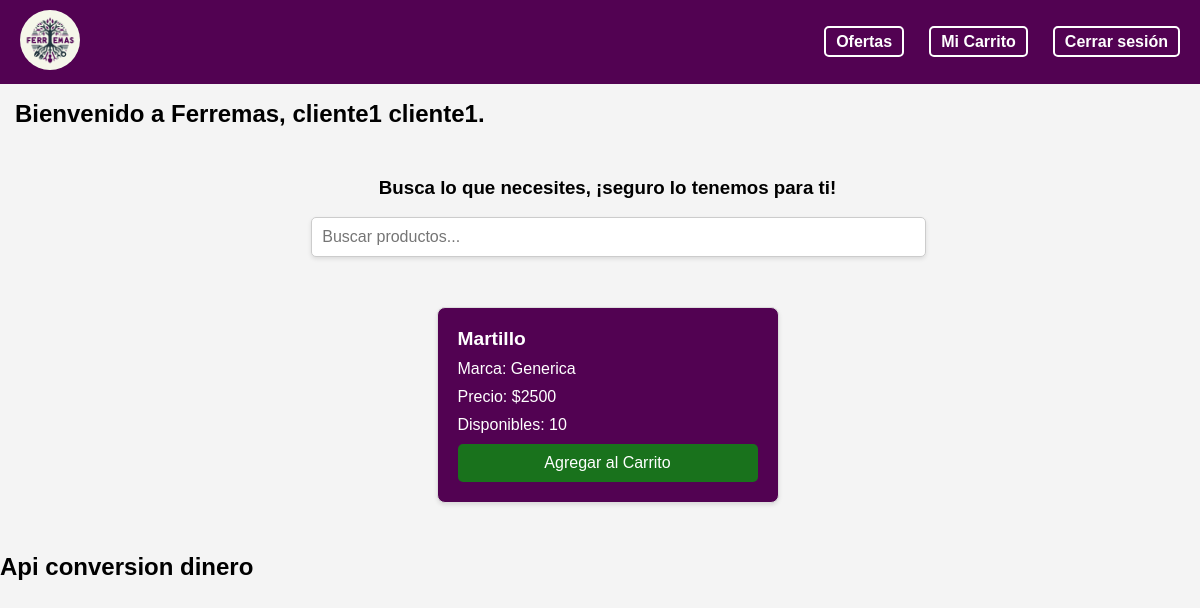
/cli_home/ (signed in), run on an earlier commit of the app's database.
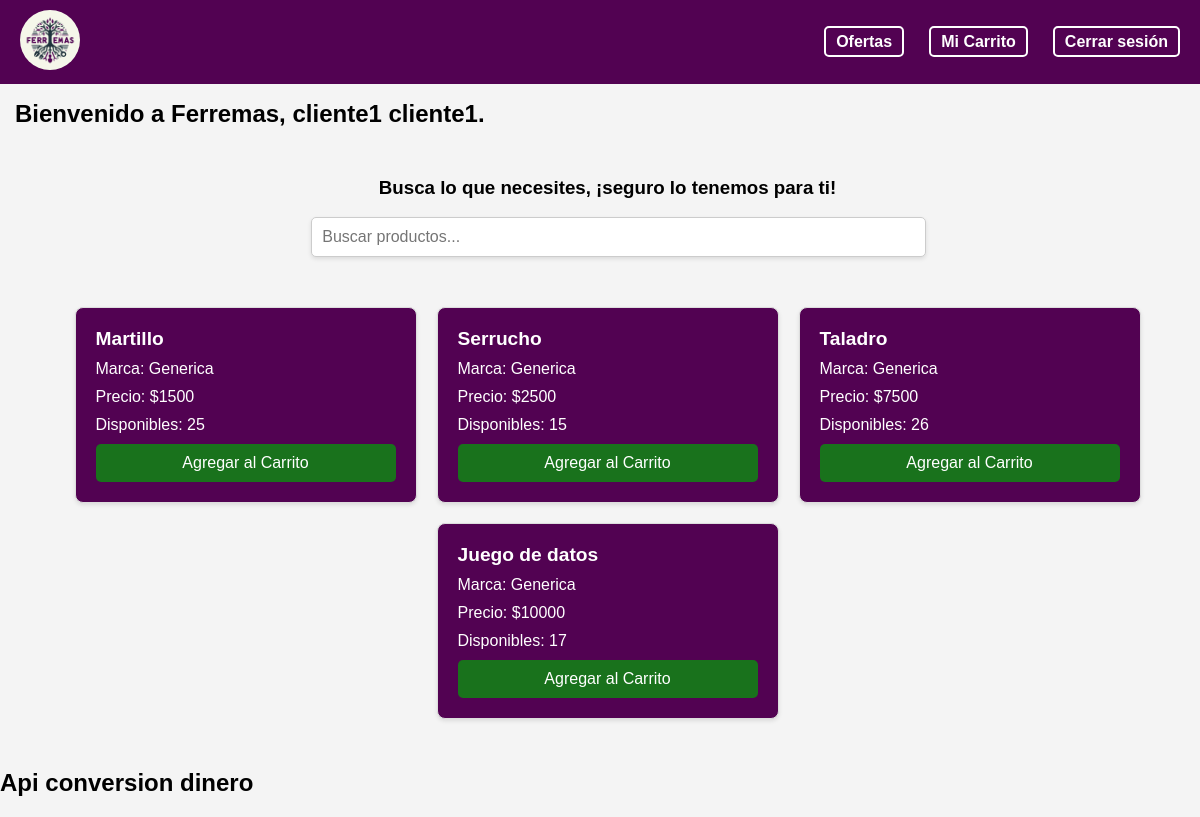
And on a later commit of the database.
### myapp/models.py (models this page shows, shortened)
class Cliente(models.Model):
    cli_id = models.AutoField(primary_key=True)
    cli_name = models.CharField(max_length=15, null=False)
    cli_lastname = models.CharField(max_length=20, null=False)
    cli_password = models.CharField(max_length=20, null=False, default="admin")
    cli_mail = models.EmailField(null=False)
    cli_fono = models.IntegerField(null=False)
    rol = models.ForeignKey(Rol, on_delete=models.CASCADE)
    def __str__(self):
        return self.rol.rol_id + ' - ' + self.cli_name +' '+ self.cli_lastname

class Inventario(models.Model):
    prod_id = models.AutoField(primary_key=True)
    prod_nom = models.CharField(max_length=50)
    prod_marca = models.CharField(max_length=25)
    prod_prec= models.IntegerField()
    catProd_nom = models.ForeignKey(CategoriaProducto, on_delete=models.CASCADE)
    inv_cantTotal = models.IntegerField(default=0)

### myapp/views.py (the view)
# urls.py: path('cli_home/', views.cli_home, name='cli_home'),
def cli_home(request):
    try:
        cliente = Cliente.objects.get(cli_id=request.session['user_id'])
        print("Cliente ID from session:", request.session.get('user_id'))
        print("Cliente Profile for current user:", cliente)
    except Cliente.DoesNotExist:
        return JsonResponse({'error': 'Cliente no encontrado'})
    productos= Inventario.objects.all()
    return render(request, 'cliente/cli_home.html', {'cliente': cliente , 'productos': productos})

### myapp/templates/cliente/cli_home.html (shortened to what this page needs)
{% load static %}
<!DOCTYPE html>
<html lang="en">
<head>
    <link rel="stylesheet" href="{% static '/styles/nav.css' %}" />
    <link rel="stylesheet" href="{% static '/styles/cliente/productos.css' %}" />
</head>
<body>
    <header>
        <nav>
            <div class="navbar">
            <div class="logo">
                <a href="/cli_home">
                <img src="{% static '/logo/LogoFerremas.png' %}" alt="Logo" />
                </a>
            </div>
            <div class="nav-items">
                <ul>
                <li><a href="#" id="ofertas-link"> Ofertas</a></li>
                <li><a href="/cli_carrito" id="carrito-link"> Mi Carrito</a></li>
                <li><a href="/"> Cerrar sesión</a></li>
                </ul>
            </div>
            </div>
        </nav>
    </header>
    <div class="content" id="text1" style="margin-top: 100px; margin-left: 15px;">
        <h2> Bienvenido a Ferremas, {{cliente.cli_name}} {{cliente.cli_lastname}}.</h2>
        <div class="search-bar">
            <div class="search-text">
                <h3>Busca lo que necesites, ¡seguro lo tenemos para ti!</h3>
            </div>
            <div div class="search-input-container">
                <input type="text" id="searchInput" placeholder="Buscar productos..." onkeyup="filtrarProductos()">
            </div>
        </div>
        <div class="card-container" id="productos-section">
            {% for producto in productos %}
                <div class="productos-card">
                    <div class="card-header">
                        <h5>{{ producto.prod_nom }}</h5>
                    </div>
                    <div class="card-body">
                        <p>Marca: {{ producto.prod_marca }}</p>
                        <p>Precio: ${{ producto.prod_prec }}</p>
                        <p>Disponibles: {{ producto.inv_cantTotal }}</p>
                    </div>
                    <a href="{% url 'Add' producto.prod_id %}" class="btn-agregar-carrito">Agregar al Carrito</a>
                </div>
            {% endfor %}
        </div>
    </div>
    <footer>
        <h2>Api conversion dinero</h2>
    </footer>
</body>
</html>

### myapp/static/styles/nav.css (style rules this page uses)
.navbar { position: fixed; top: 0; left: 0; width: 100%; background-color: rgb(82, 2, 82); font-family: "Arial", sans-serif; padding: 10px 20px; display: flex; justify-content: space-between; align-items: center; z-index: 1000; color: #fff; }
.logo img { width: 60px; border-radius: 50%; object-fit: cover; transition: transform 0.5s; }
.navbar .nav-items ul li a { color: white; text-decoration: none; font-size: 16px; padding: 5px 10px; border: 2px solid white; border-radius: 5px; transition: background-color 0.3s, color 0.3s; }
.nav-items ul { list-style: none; display: flex; padding-right: 15px; }
.nav-items ul li { margin-right: 25px; }
.nav-items a { text-decoration: none; color: #fff; font-weight: bold; }

### myapp/static/styles/cliente/productos.css (style rules this page uses)
body { font-family: Arial, sans-serif; background-color: #f4f4f4; margin: 0; padding: 0; }
.card-container { display: flex; flex-wrap: wrap; justify-content: center; padding: 20px; }
.productos-card { background-color:rgb(82, 2, 82); border: 1px solid #ddd; border-radius: 8px; box-shadow: 0 2px 4px rgba(0, 0, 0, 0.1); margin: 10px; padding: 20px; width: 300px; transition: transform 0.2s; }
.card-header h5 { font-size: 1.2em; margin: 0; color: rgb(255, 255, 255); }
.card-body p { font-size: 1em; margin: 10px 0; color: rgb(255, 255, 255); }
.btn-agregar-carrito { display: block; padding: 10px 20px; background-color: #19721c; color: rgb(255, 255, 255); text-align: center; border-radius: 5px; text-decoration: none; font-size: 16px; transition: background-color 0.2s; }
.search-input-container { width: 50%; margin: 0 auto; margin-bottom: 20px; text-align: center; }
.search-input-container input { width: 100%; padding: 10px; font-size: 16px; border: 1px solid #ccc; border-radius: 5px; box-shadow: 0 2px 4px rgba(0, 0, 0, 0.1); outline: none; transition: all 0.3s ease; }
.search-bar { display: flex; flex-direction: column; align-items: center; }
.search-text { margin-top: 10px; }

What changed in the data, as far as the page shows it:
computed for Inventario "Martillo": prod_prec "2500" → "1500"; inv_cantTotal "10" → "25"
added Inventario: prod_nom "Serrucho", prod_marca "Generica", prod_prec "2500", inv_cantTotal "15"
added Inventario: prod_nom "Taladro", prod_marca "Generica", prod_prec "7500", inv_cantTotal "26"
added Inventario: prod_nom "Juego de datos", prod_marca "Generica", prod_prec "10000", inv_cantTotal "17"
